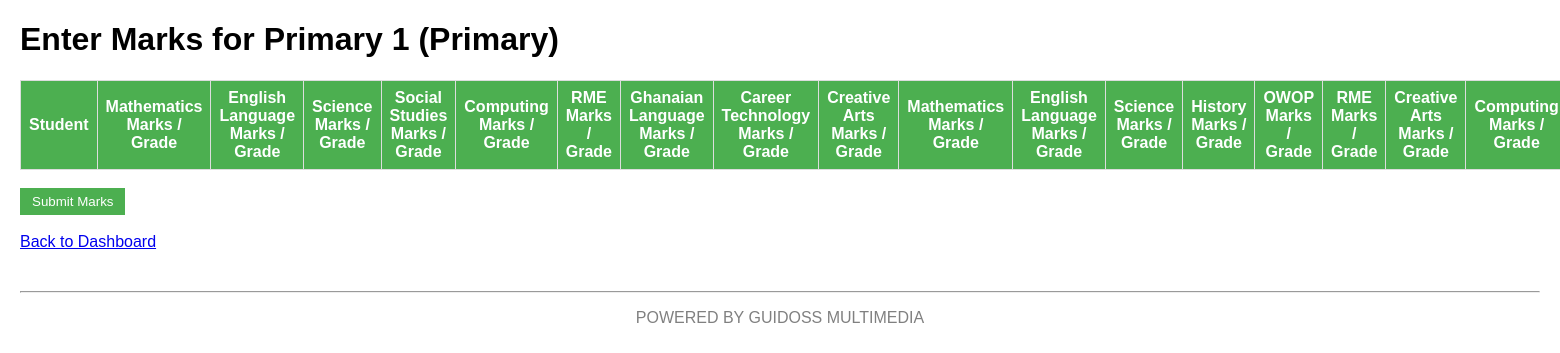
The app's page /enter-marks/3/ with its own data.
### core/models.py (models this page shows, shortened)
class SchoolClass(models.Model):
    name = models.CharField(max_length=50)
    LEVEL_CHOICES = (
        ('Primary', 'Primary'),
        ('JHS', 'JHS'),
    )
    level = models.CharField(max_length=10, choices=LEVEL_CHOICES)

class Subject(models.Model):
    LEVEL_CHOICES = [
        ('Primary', 'Primary'),
        ('JHS', 'JHS'),
    ]
    name = models.CharField(max_length=100)
    level = models.CharField(max_length=10, choices=LEVEL_CHOICES)

### core/views.py (the view, shortened to what this page needs)
# urls.py: path("enter-marks/<int:class_id>/", views.enter_marks, name="enter_marks"),
def enter_marks(request, class_id):
    school_class = get_object_or_404(SchoolClass, id=class_id)
    students = Student.objects.filter(school_class=school_class)
    subjects = Subject.objects.all()
    scores = Score.objects.filter(student__in=students)
    return render(request, 'core/enter_marks.html', {
        'school_class': school_class,
        'students': students,
        'subjects': subjects,
        'scores': scores
    })

### core/templates/core/enter_marks.html (shortened to what this page needs)
<!DOCTYPE html>
<html>
<head>
</head>
<body>
    <h1>Enter Marks for {{ school_class.name }} {{ school_class.section }} ({{ school_class.level }})</h1>
    <form method="POST">
        <table>
    <tr>
        <th>Student</th>
        {% for subject in subjects %}
        <th>{{ subject.name }}<br>Marks / Grade</th>
        {% endfor %}
    </tr>
</table>
        <br>
        <button type="submit" class="btn">Submit Marks</button>
    </form>
    <br>
    <a href="{% url 'teacher_dashboard' %}">Back to Dashboard</a>
</body>
<footer style="text-align:center;margin-top:40px;color:gray;">
<hr>
<p>POWERED BY GUIDOSS MULTIMEDIA</p>
</footer>
</html>

### core/templates/core/enter_marks.html (style rules this page uses)
body { font-family: Arial; margin: 20px; }
table { border-collapse: collapse; width: 100%; }
th, td { border: 1px solid #ddd; padding: 8px; text-align: center; }
th { background-color: #4CAF50; color: white; }
.btn { padding: 6px 12px; background-color: #4CAF50; color: white; border: none; cursor: pointer; }

### records on screen
SchoolClass: name "Primary 1", level "Primary"
Subject: name "Mathematics"
Subject: name "English Language"
Subject: name "Science"
Subject: name "Social Studies"
Subject: name "Computing"
Subject: name "RME"
Subject: name "Ghanaian Language"
Subject: name "Career Technology"
Subject: name "Creative Arts"
Subject: name "Mathematics"
Subject: name "English Language"
Subject: name "Science"
Subject: name "History"
Subject: name "OWOP"
Subject: name "RME"
Subject: name "Creative Arts"
Subject: name "Computing"
